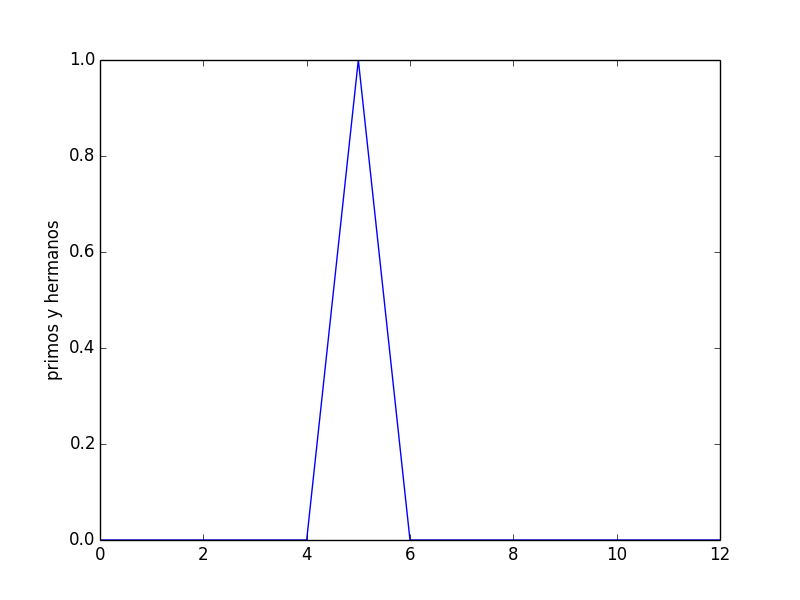

Write Python code to recreate this figure.
import matplotlib.pyplot as plt
plt.plot([0,0,0,0,0,1,0,0,0,0,0,0,0])
plt.ylabel('primos y hermanos')
plt.savefig('temp.png')
plt.show()
